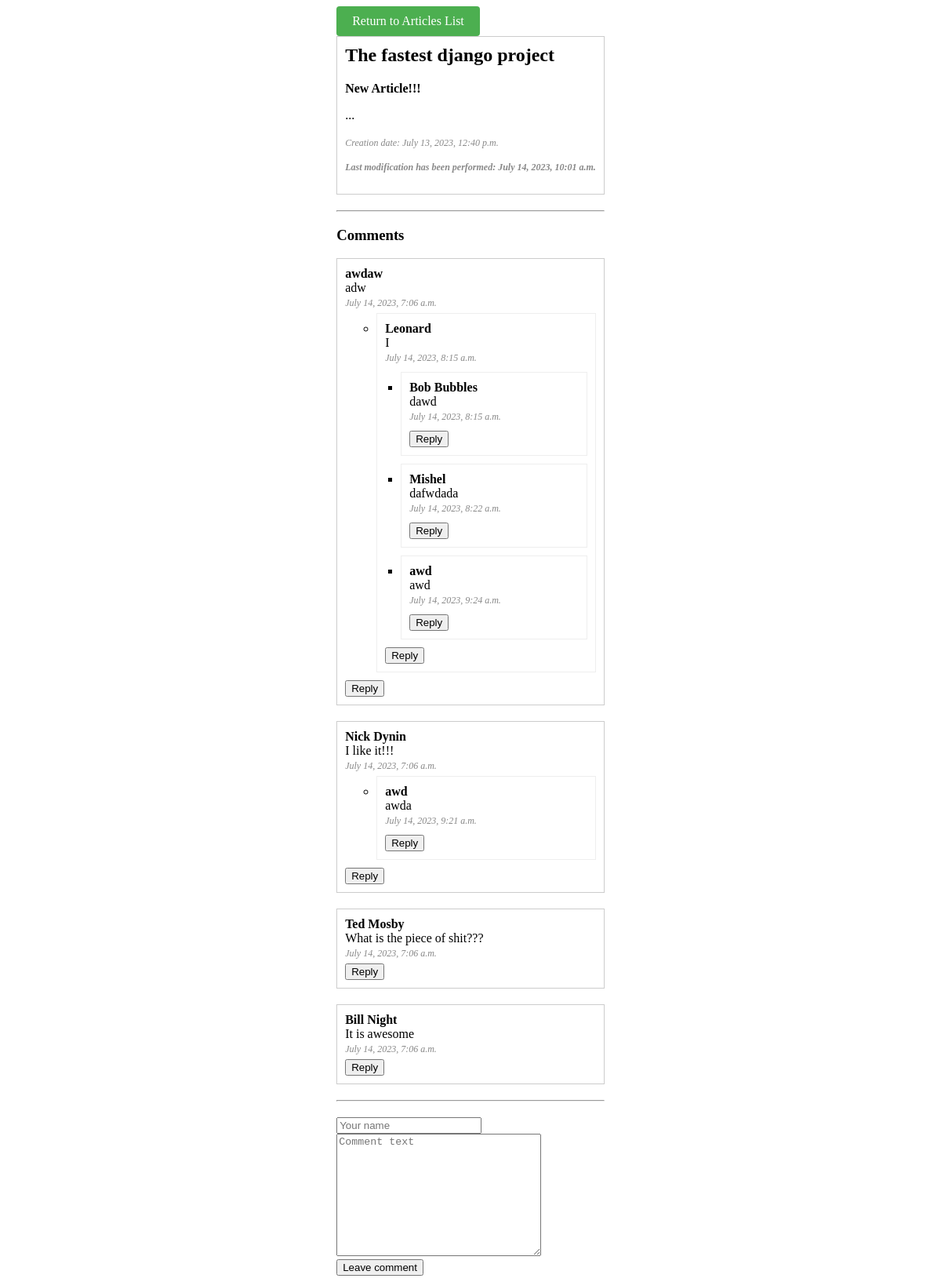
/articles/1/, run on the app's committed database.
### vlog_app/apps/articles/models.py (models this page shows, shortened)
class Article(models.Model):
    article_title = models.CharField('article name', max_length=200)
    article_content = models.TextField('article content')
    pub_date = models.DateTimeField('publication date')
    mod_date = models.DateTimeField('modification date')
    def was_published_recently(self):
        return self.pub_date >= (timezone.now() - datetime.timedelta(days=7))
    class Meta:
        verbose_name = 'Article'
        verbose_name_plural = 'Articles'

class Comment(models.Model):
    article = models.ForeignKey(Article, on_delete=models.CASCADE)
    parent_comment = models.ForeignKey('self', on_delete=models.CASCADE, null=True, blank=True)
    author_name = models.CharField('author name', max_length=50)
    comment_text = models.CharField('comment text', max_length=200)
    added_date = models.DateTimeField("date added")
    class Meta:
        verbose_name = 'Comment'
        verbose_name_plural = 'Comments'

### vlog_app/apps/articles/views.py (the view)
# urls.py: path('<int:article_id>/', views.detail, name='detail'),
def detail(request, article_id):
    try:
        article = Article.objects.get(id=article_id)
    except:
        raise Http404("The article is not found")
    latest_comments_list = article.comment_set.order_by('-id')[:10]
    return render(request, 'articles/detail.html', {'article': article, 'latest_comments_list': latest_comments_list})

### vlog_app/templates/articles/detail.html (shortened to what this page needs)
{% extends 'base.html' %}
{% block content %}
<div class="content-wrapper">
  <div>
    <a href="{% url 'articles:home' %}" class="return-button">Return to Articles List</a>
    <div class="article-info">
      <h2>{{ article.article_title }}</h2>
      <strong>
        {% if article.was_published_recently %}
          New Article!!!
        {% endif %}
      </strong>
      <p>{{ article.article_content }}</p>
      <em>Creation date: {{ article.pub_date }}</em>
      {% if article.pub_date != article.mod_date %}
        <em><h4>Last modification has been performed: {{ article.mod_date }}</h4></em>
      {% endif %}
    </div>
    <hr>
    <h3>Comments</h3>
    {% if latest_comments_list %}
      <ul class="comment-list">
        {% for comment in latest_comments_list %}
          {% if not comment.parent_comment %}
            {% with comment=comment comment_class="parent-comment" reply_class="child-comment" nested_replies_class="nested-replies" %}
              {% include "articles/comment.html" %}
            {% endwith %}
          {% endif %}
        {% endfor %}
      </ul>
    {% else %}
      <p>No comments found.</p>
    {% endif %}
    <hr>
    <form action="{% url 'articles:leave_comment' article.id %}" method="post" class="comment-form">
      <input type="text" required placeholder="Your name" name="name"><br>
      <textarea name="text" required placeholder="Comment text" cols="30" rows="10"></textarea><br>
      <button type="submit">Leave comment</button>
    </form>
  </div>
</div>
{% endblock %}

### vlog_app/templates/articles/comment.html (shortened to what this page needs)
<li class="{{ comment_class }}">
  <div class="comment-body">
    <p>
      <strong>{{ comment.author_name }}</strong>
    </p>
    <p>{{ comment.comment_text }}</p>
    <em>{{ comment.added_date }}</em>
  </div>
  <ul class="{{ replies_class }}">
    {% for reply in comment.comment_set.all %}
      {% with comment=reply comment_class=reply_class replies_class=nested_replies_class %}
        {% include "articles/comment.html" %}
      {% endwith %}
    {% endfor %}
  </ul>
  <button class="reply-button">Reply</button>
</li>

### vlog_app/templates/articles/detail.html (style rules this page uses)
.comment-list { list-style-type: none; padding: 0; }
.parent-comment { margin-bottom: 20px; border: 1px solid #ccc; padding: 10px; }
.child-comment { margin-bottom: 10px; border: 1px solid #eee; padding: 10px; }
.nested-replies { margin-top: 10px; padding-left: 20px; }
.comment-body { margin-bottom: 5px; }
.comment-body p { margin: 0; }
.comment-body strong { font-weight: bold; }
.comment-body em { color: #888; font-size: 12px; }
.comment-form { margin-top: 20px; }
.article-info { margin-bottom: 20px; border: 1px solid #ccc; padding: 10px; max-width: 600px; margin-left: auto; margin-right: auto; }
.article-info h2 { margin-top: 0; }
.article-info strong { font-weight: bold; }
.article-info em { color: #888; font-size: 12px; }
.content-wrapper { display: flex; justify-content: center; align-items: center; min-height: 100vh; }
.return-button { display: inline-block; padding: 10px 20px; background-color: #4CAF50; color: #fff; text-decoration: none; border-radius: 4px; transition: background-color 0.3s; }

### data on the page
Article: article_title "The fastest django project", article_content "...", pub_date "July 13, 2023, 12:40 p.m.", mod_date "July 14, 2023, 10:01 a.m."
Comment: author_name "awdaw", comment_text "adw", added_date "July 14, 2023, 7:06 a.m."
Comment: author_name "Leonard", comment_text "I", added_date "July 14, 2023, 8:15 a.m."
Comment: author_name "Bob Bubbles", comment_text "dawd", added_date "July 14, 2023, 8:15 a.m."
Comment: author_name "Mishel", comment_text "dafwdada", added_date "July 14, 2023, 8:22 a.m."
Comment: author_name "awd", comment_text "awd", added_date "July 14, 2023, 9:24 a.m."
Comment: author_name "Nick Dynin", comment_text "I like it!!!", added_date "July 14, 2023, 7:06 a.m."
Comment: author_name "awd", comment_text "awda", added_date "July 14, 2023, 9:21 a.m."
Comment: author_name "Ted Mosby", comment_text "What is the piece of shit???", added_date "July 14, 2023, 7:06 a.m."
Comment: author_name "Bill Night", comment_text "It is awesome", added_date "July 14, 2023, 7:06 a.m."
